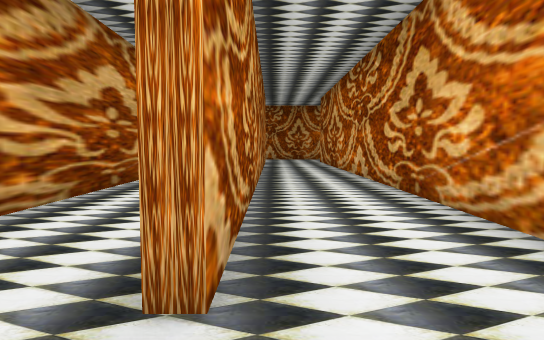
[1] (above)

24 first-person views from a walk through a 3-D level made in the Unity game engine. The camera is 1.3 m above the floor, tilts 4° down and sees 75° across. The floor is counted in squares, 2 m on a side. Each view is taken from the middle of a square. On the plan, view 1 faces up. The plan holds only what a view shows up to about 10 squares ahead; the rest is blank. The player is left out.

[2]
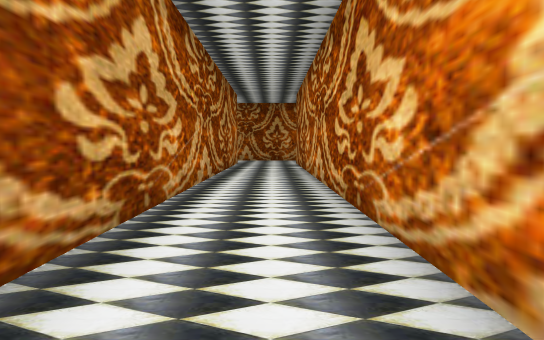

[3]
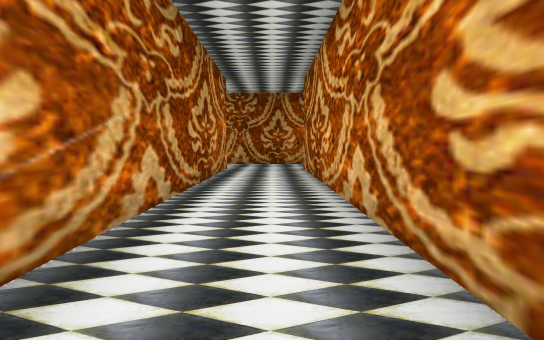

[4]
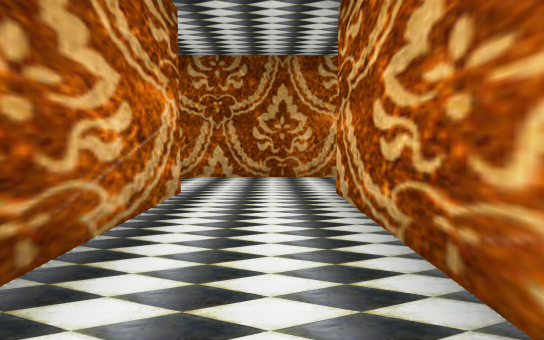

[5]
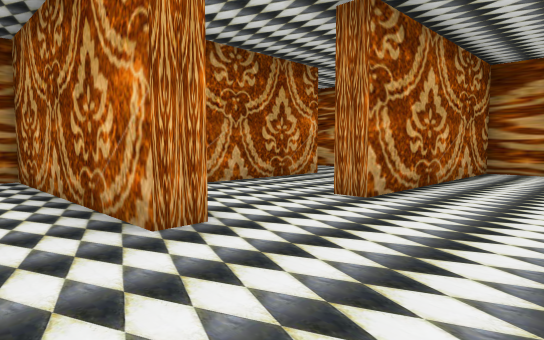

[6]
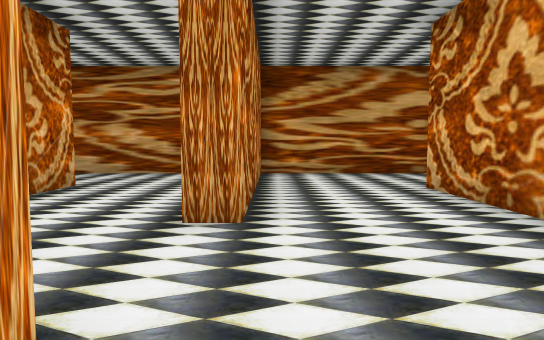

[7]
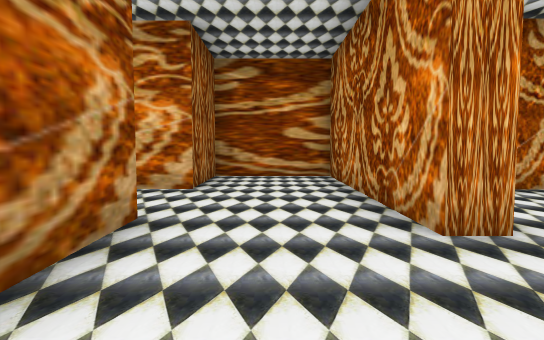

[8]
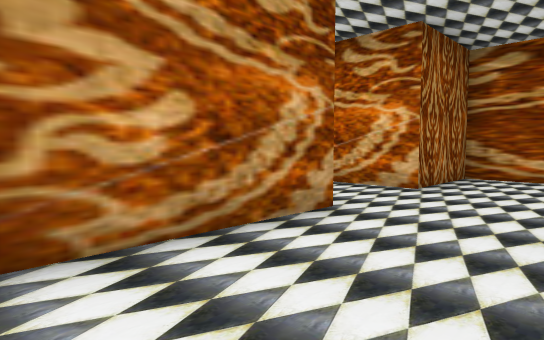

[9]
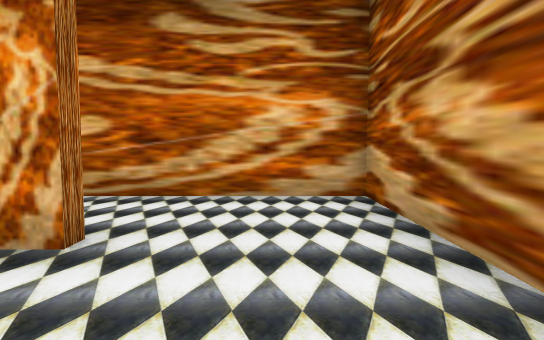

[10]
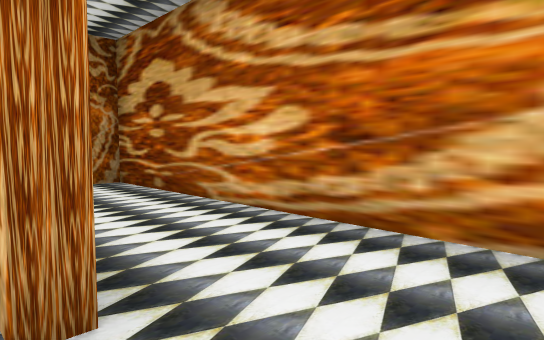

[11]
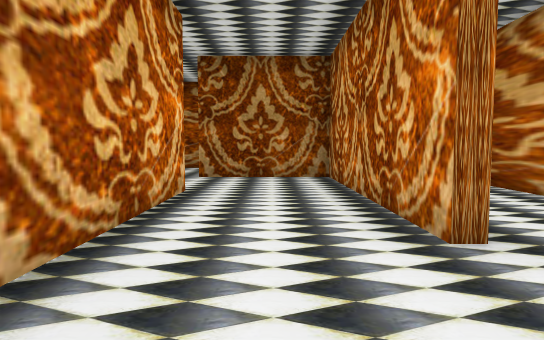

[12]
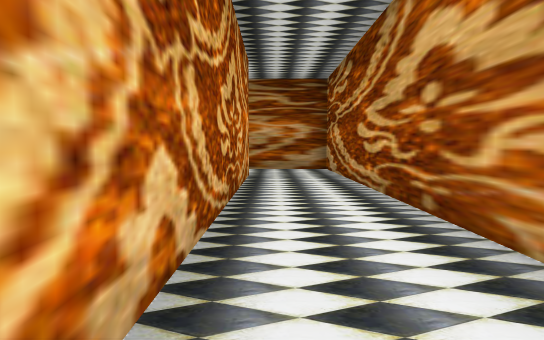

[13]
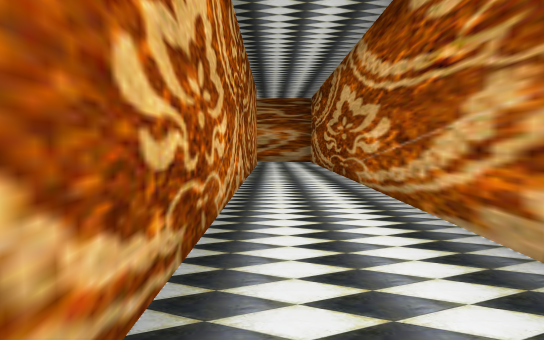

[14]
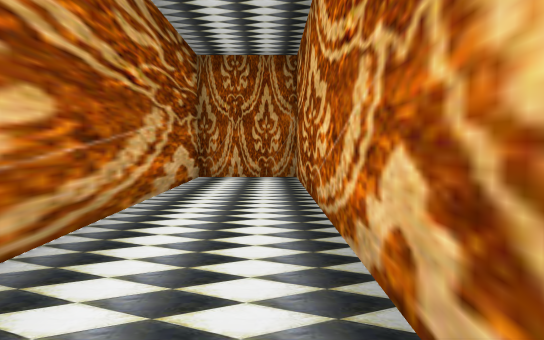

[15]
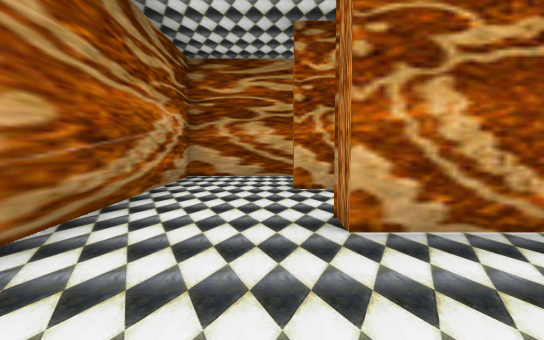

[16]
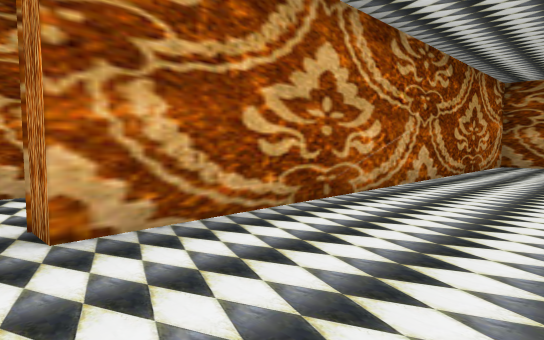

[17]
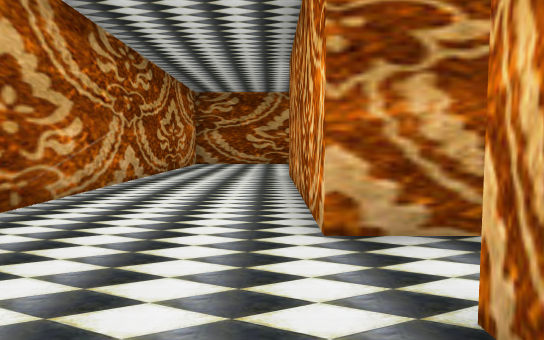

[18]
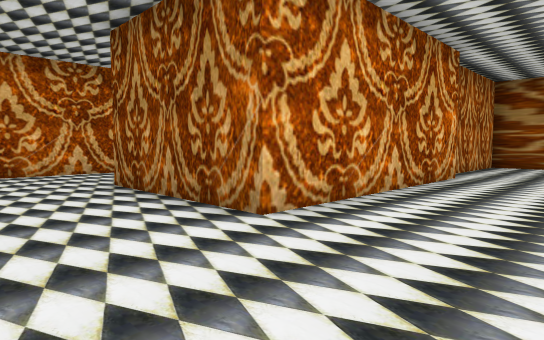

[19]
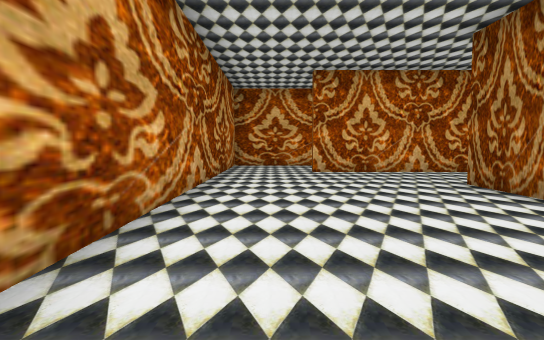

[20]
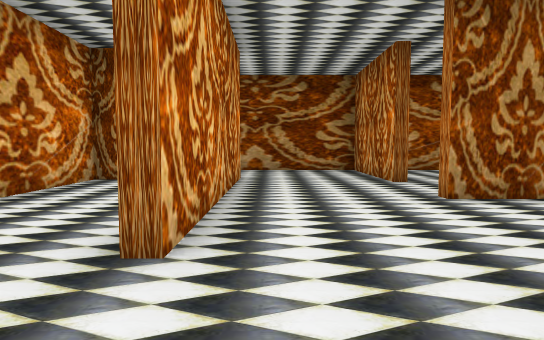

[21]
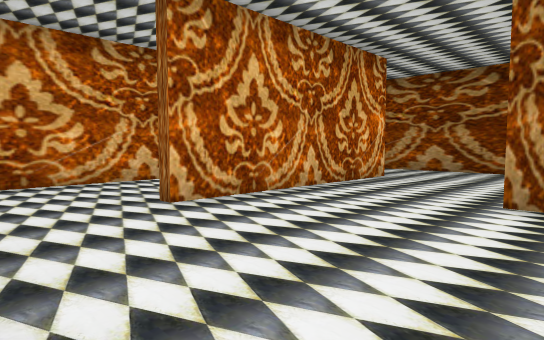

[22]
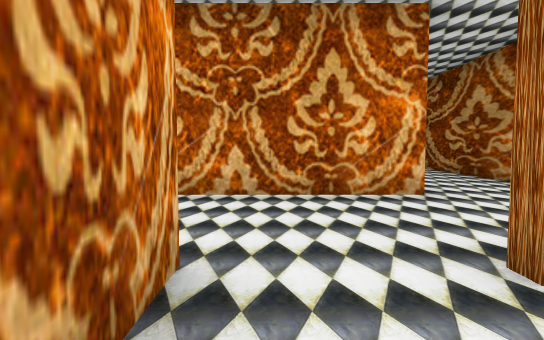

[23]
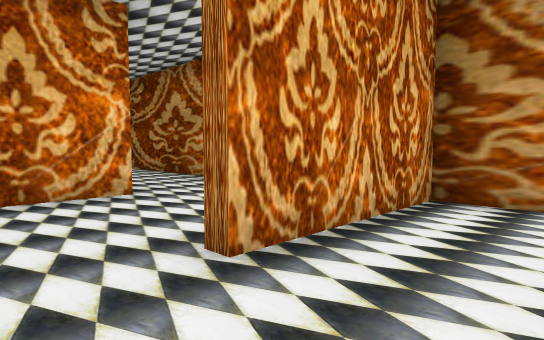

[24]
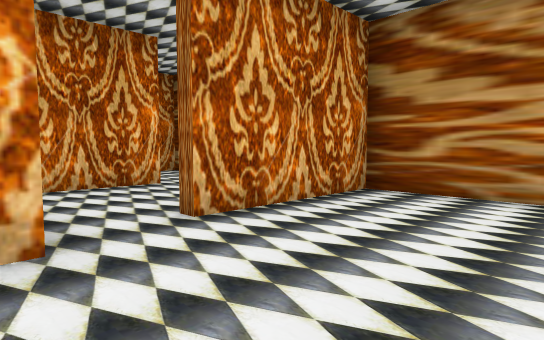

### Floor plan
Ten units are one square. View 1 is at (0, 0); x grows to the right and y downward. Boxes are objects, and circles mark ways between rooms. Rooms are numbered by the first view taken in them; rooms with no view inside come last. Other rooms are left out.
<svg viewBox="-31 -247 156 259">
<path fill="none" stroke="#000" d="M24 -167 24 -162 -25 -162M54 -190 54 -215M-26 -138 -2 -138 -2 -12M-25 -170 -25 -140M66 -242 28 -242 28 -189 22 -189M19 -20 19 -138 48 -138M-5 7 15 7M-2 -218 -2 -167 24 -167M10 -242 -25 -242 -25 -170M22 -189 22 -225M-26 -167 -20 -167M-5 -15 -5 -132 -25 -132M-25 -140 -25 7 -5 7M89 -85 76 -85M66 -37 91 -37M86 -39 86 -68M66 -35 54 -35 54 -87 89 -87M116 -59 116 -110M24 -126 24 -16 19 -16M115 -132 30 -132M15 7 57 7 57 -22M86 -10 86 -39"/>
<circle cx="30" cy="-180" r="3" fill="#2a7"/>
<circle cx="0" cy="-5" r="3" fill="#2a7"/>
<circle cx="20" cy="-5" r="3" fill="#2a7"/>
<circle cx="60" cy="-30" r="3" fill="#2a7"/>
<text x="30" y="-150">1</text>
<text x="0" y="-220">2</text>
<text x="-20" y="-70">3</text>
<text x="70" y="-80">4</text>
<text x="70" y="-30">5</text>
</svg>
Room 1 opens to room 2. Room 1 opens to room 3. Room 1 opens to room 4. Room 4 opens to room 5.

Where each view was taken, in squares from view 1:
view 1: 0 up, 0 right, facing up
view 2: 1 up, 1 right, facing up
view 3: 4 up, 1 right, facing up
view 4: 9 up, 1 right, facing up
view 5: 15 up, 5 right, facing up-left
view 6: 16 up, 3 right, facing up
view 7: 15 up, 5 right, facing left
view 8: 16 up, 5 right, facing down-left
view 9: 23 up, 2 right, facing left
view 10: 23 up, 0 right, facing down-left
view 11: 24 up, 1 right, facing down
view 12: 9 up, 1 left, facing down
view 13: 13 up, 1 left, facing down
view 14: 6 up, 1 left, facing up
view 15: 1 up, 5 right, facing left
view 16: 1 up, 5 right, facing up-left
view 17: 1 up, 5 right, facing up
view 18: 11 up, 3 right, facing down-right
view 19: 12 up, 3 right, facing right
view 20: 13 up, 11 right, facing down
view 21: 13 up, 8 right, facing down-right
view 22: 8 up, 7 right, facing right
view 23: 8 up, 7 right, facing down-right
view 24: 4 up, 3 right, facing down-right
